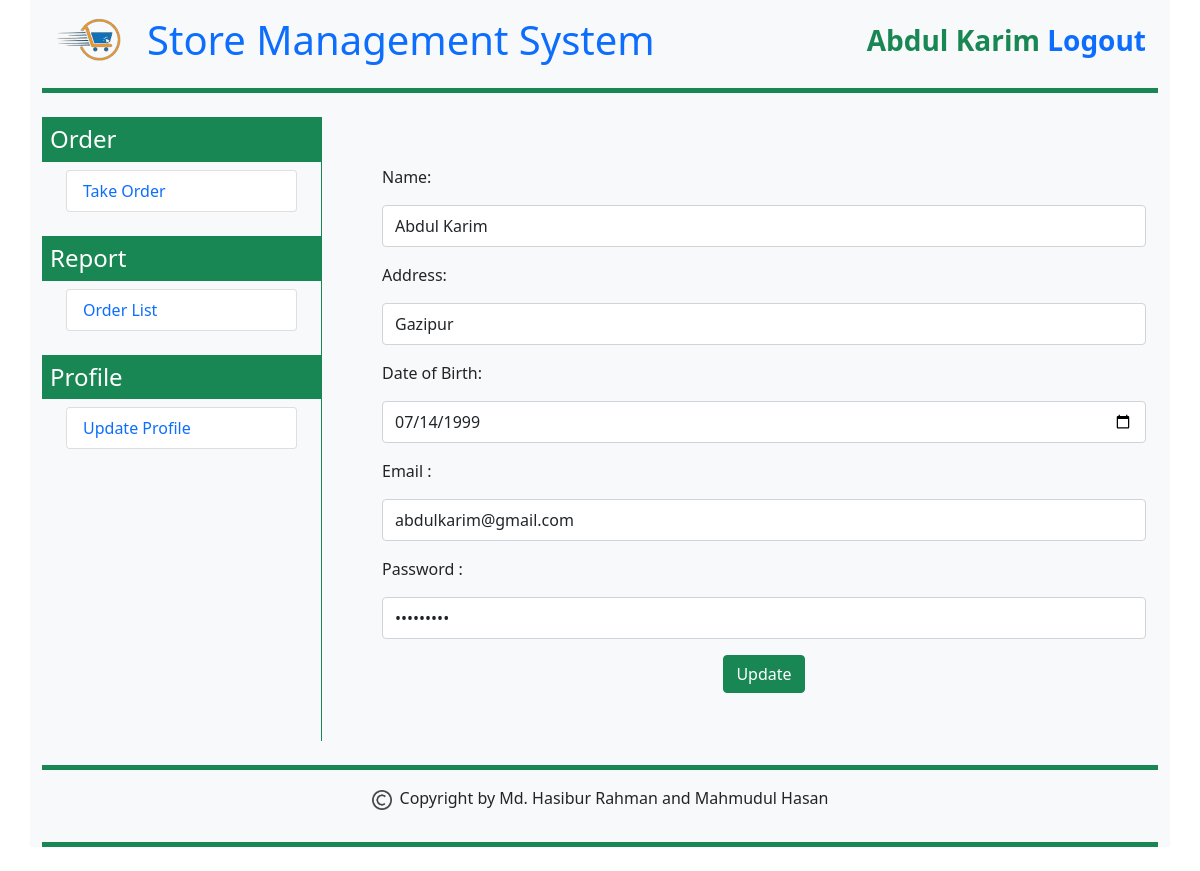
/sms/userpanel/customer_update.php (signed in), run on the app's committed database.
### tables this page shows
CREATE TABLE `customer` (
  `customer_id` int(11) NOT NULL,
  `customer_name` varchar(30) NOT NULL,
  `customer_address` varchar(50) NOT NULL,
  `customer_DOB` varchar(10) NOT NULL,
  `customer_email` varchar(50) NOT NULL,
  `customer_password` varchar(32) NOT NULL
);

### sms/userpanel/customer_update.php (the view, shortened to what this page needs)
<?php
require('../connector.php');
$customer_id = $_SESSION['customer_id'];
$customer_name = $_SESSION['customer_name'];
if (!empty($customer_id) && !empty($customer_name)) {
    $sql = "SELECT * FROM customer where customer_id=$customer_id";
    $query = $conn->query($sql);
    $data = mysqli_fetch_array($query);
    $customer_name  = $data['customer_name'];
    $customer_address   = $data['customer_address'];
    $customer_DOB   = $data['customer_DOB'];
    $customer_email       = $data['customer_email'];
    $customer_password    = $data['customer_password'];
?>
    <!DOCTYPE html>
    <html>
    <head>
        <link href="https://cdn.jsdelivr.net/npm/bootstrap@5.0.2/dist/css/bootstrap.min.css" rel="stylesheet">
    </head>
    <body>
        <div class="container bg-light">
            <div class="container-fluid border-bottom border-success border-5 mb-4 py-3">
                <div class="row align-items-center pb-2">
                    <div class="col-sm-1">
                        <img src="../image/Logo.png" alt="logo" class="img-fluid" style="width:100px;">
                    </div>
                    <div class="col-sm-7">
                        <h1 class="mb-0"><a href="online_store.php" class="text-primary text-decoration-none">Store Management System </a></h1>
                    </div>
                    <div class="col-sm-4 justify-content-end">
                        <p class=" mb-0 fs-3 text-end text-success fw-bold"><?php echo  $customer_name ?> <a href="customer_logout.php" class="text-primary text-decoration-none">Logout</a></p>
                    </div>
                </div>
            </div>
            <div class="container-fluid">
                <div class="row">
                    <div class="col-sm-3 bg-light p-0 m-0">
                        <h4 class="bg-success text-white p-2">Order</h4>
                        <ul class="list-group mx-4 mb-4">
                            <li class="list-group-item"><a href="order_product.php" class="text-primary text-decoration-none">Take Order</a></li>
                        </ul>
                        <h4 class="bg-success text-white p-2">Report</h4>
                        <ul class="list-group mx-4 mb-4">
                            <li class="list-group-item"><a href="order_product_list.php" class="text-primary text-decoration-none">Order List</a></li>
                        </ul>
                        <h4 class="bg-success text-white p-2">Profile</h4>
                        <ul class="list-group mx-4 mb-4">
                            <li class="list-group-item"><a href="customer_update.php" class="text-primary text-decoration-none">Update Profile</a></li>
                        </ul>
                    </div>
                    <div class="col-sm-9 border-start border-success">
                        <div class="container p-4 m-4">
                            <form action="<?php echo $_SERVER['PHP_SELF'] ?>" method="GET">
                                Name: <br>
                                <input type="text" class="form-control my-3 py-2" name="customer_name" value="<?php echo $customer_name ?>">
                                Address: <br>
                                <input type="text" name="customer_address" class="form-control my-3 py-2" value="<?php echo $customer_address ?>">
                                Date of Birth: <br>
                                <input type="date" name="customer_DOB" class="form-control my-3 py-2" value="<?php echo $customer_DOB?>">
                                Email : <br>
                                <input type="email" class="form-control my-3 py-2" name="customer_email" value="<?php echo $customer_email ?>">
                                Password : <br>
                                <input type="password" class="form-control my-3 py-2" name="customer_password" value="<?php echo $customer_password ?>">
                                <div class="text-center">
                                    <input type="submit" name="Update" class="btn btn-success" value="Update">
                                </div>
                            </form>
                        </div>
                    </div>
                </div>
            </div>
            <div class="container-fluid border-bottom border-top border-success border-5 mt-4 mb-4 py-3">
                <div class="">
                    <p class="text-center"><img src="../image/copyright.png" class="me-2" alt="logo" style="width:20px;">Copyright by Md. Hasibur Rahman and Mahmudul Hasan</p>
                </div>
            </div>
        </div>
    </body>
    </html>
<?php
} else {
    header('location:customer_login.php');
}
?>

### data on the page
customer: customer_name "Abdul Karim", customer_address "Gazipur", customer_DOB "07/14/1999", customer_email "abdulkarim@gmail.com"
